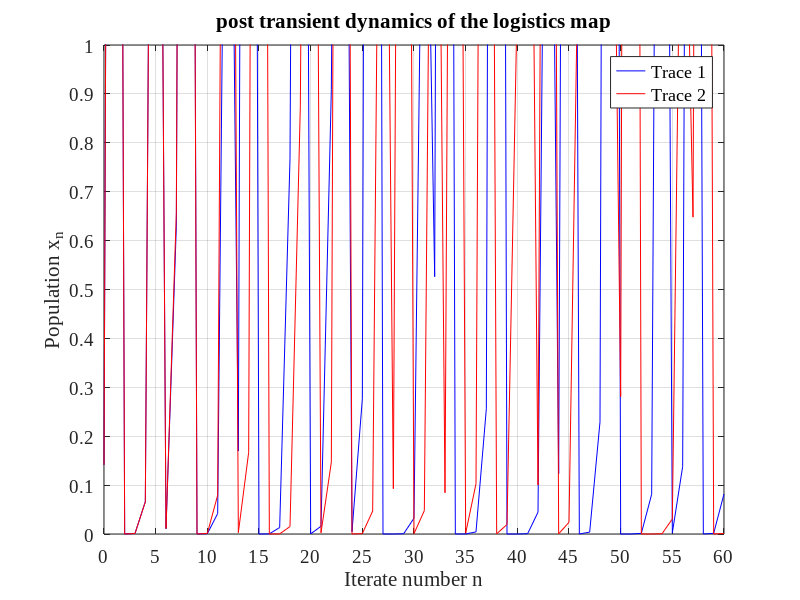

The MATLAB script that drew this image:
clear variables
set(0,'DefaultAxesFontName','Times New Roman','DefaultAxesFontSize',14)


NT = 60;
r = 3;
x0 = sqrt(2)/10;
epsilon = 0.0001;

x1 = x0;
x2 = x0 + epsilon;


for j = 1:NT
    x1(j+1)= r*x1(j).*exp(r*(1-x1(j)));
    x2(j+1)= r*x2(j).*exp(r*(1-x2(j)));
    n(j+1) = j;
end

figure(1)
cla
plot(n,x1,'b',n,x2,'r')
grid on
xlabel('Iterate number n')
ylabel('Population x_n')
title ('post transient dynamics of the logistics map')
legend('Trace 1','Trace 2')
axis([0 NT 0 1])
set(gca,'XTick',0:5:NT)
set(gca,'YTick',0:0.1:1.0)